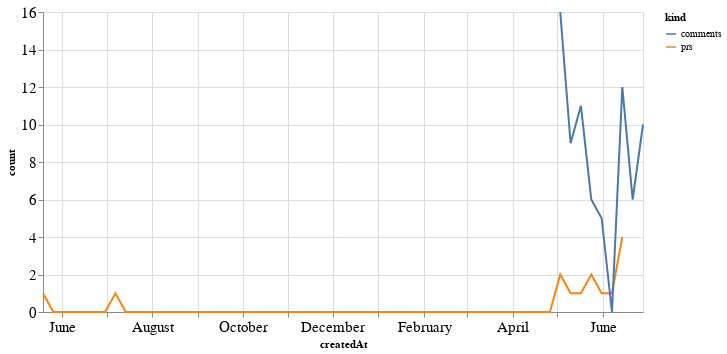

The notebook cell this image was saved under:
### Code cell
alt.Chart(total_time, width=600).mark_line().encode(
    x='createdAt',
    y='count',
    color='kind'
)

### Figure 1 — Vega-Lite specification as saved in the notebook (floating-point values rounded to 4 significant figures)
{"config": {"axisLeft": {"labelFontSize": 15}, "axisBottom": {"labelFontSize": 15}}, "data": {"name": "data-a2393e6bd24a76207de5bfd55d955cac"}, "mark": "line", "encoding": {"color": {"type": "nominal", "field": "kind"}, "x": {"type": "temporal", "field": "createdAt"}, "y": {"type": "quantitative", "field": "count"}}, "width": 600, "$schema": "https://vega.github.io/schema/vega-lite/v4.8.1.json", "datasets": {"data-a2393e6bd24a76207de5bfd55d955cac": [{"createdAt": "2019-05-19T00:00:00", "kind": "prs", "count": 1.0}, {"createdAt": "2019-05-26T00:00:00", "kind": "prs", "count": 0.0}, {"createdAt": "2019-06-02T00:00:00", "kind": "prs", "count": 0.0}, {"createdAt": "2019-06-09T00:00:00", "kind": "prs", "count": 0.0}, {"createdAt": "2019-06-16T00:00:00", "kind": "prs", "count": 0.0}, {"createdAt": "2019-06-23T00:00:00", "kind": "prs", "count": 0.0}, {"createdAt": "2019-06-30T00:00:00", "kind": "prs", "count": 0.0}, {"createdAt": "2019-07-07T00:00:00", "kind": "prs", "count": 1.0}, {"createdAt": "2019-07-14T00:00:00", "kind": "prs", "count": 0.0}, {"createdAt": "2019-07-21T00:00:00", "kind": "prs", "count": 0.0}, {"createdAt": "2019-07-28T00:00:00", "kind": "prs", "count": 0.0}, {"createdAt": "2019-08-04T00:00:00", "kind": "prs", "count": 0.0}, {"createdAt": "2019-08-11T00:00:00", "kind": "prs", "count": 0.0}, {"createdAt": "2019-08-18T00:00:00", "kind": "prs", "count": 0.0}, {"createdAt": "2019-08-25T00:00:00", "kind": "prs", "count": 0.0}, {"createdAt": "2019-09-01T00:00:00", "kind": "prs", "count": 0.0}, {"createdAt": "2019-09-08T00:00:00", "kind": "prs", "count": 0.0}, {"createdAt": "2019-09-15T00:00:00", "kind": "prs", "count": 0.0}, {"createdAt": "2019-09-22T00:00:00", "kind": "prs", "count": 0.0}, {"createdAt": "2019-09-29T00:00:00", "kind": "prs", "count": 0.0}, {"createdAt": "2019-10-06T00:00:00", "kind": "prs", "count": 0.0}, {"createdAt": "2019-10-13T00:00:00", "kind": "prs", "count": 0.0}, {"createdAt": "2019-10-20T00:00:00", "kind": "prs", "count": 0.0}, {"createdAt": "2019-10-27T00:00:00", "kind": "prs", "count": 0.0}, {"createdAt": "2019-11-03T00:00:00", "kind": "prs", "count": 0.0}, {"createdAt": "2019-11-10T00:00:00", "kind": "prs", "count": 0.0}, {"createdAt": "2019-11-17T00:00:00", "kind": "prs", "count": 0.0}, {"createdAt": "2019-11-24T00:00:00", "kind": "prs", "count": 0.0}, {"createdAt": "2019-12-01T00:00:00", "kind": "prs", "count": 0.0}, {"createdAt": "2019-12-08T00:00:00", "kind": "prs", "count": 0.0}, {"createdAt": "2019-12-15T00:00:00", "kind": "prs", "count": 0.0}, {"createdAt": "2019-12-22T00:00:00", "kind": "prs", "count": 0.0}, {"createdAt": "2019-12-29T00:00:00", "kind": "prs", "count": 0.0}, {"createdAt": "2020-01-05T00:00:00", "kind": "prs", "count": 0.0}, {"createdAt": "2020-01-12T00:00:00", "kind": "prs", "count": 0.0}, {"createdAt": "2020-01-19T00:00:00", "kind": "prs", "count": 0.0}, {"createdAt": "2020-01-26T00:00:00", "kind": "prs", "count": 0.0}, {"createdAt": "2020-02-02T00:00:00", "kind": "prs", "count": 0.0}, {"createdAt": "2020-02-09T00:00:00", "kind": "prs", "count": 0.0}, {"createdAt": "2020-02-16T00:00:00", "kind": "prs", "count": 0.0}, {"createdAt": "2020-02-23T00:00:00", "kind": "prs", "count": 0.0}, {"createdAt": "2020-03-01T00:00:00", "kind": "prs", "count": 0.0}, {"createdAt": "2020-03-08T00:00:00", "kind": "prs", "count": 0.0}, {"createdAt": "2020-03-15T00:00:00", "kind": "prs", "count": 0.0}, {"createdAt": "2020-03-22T00:00:00", "kind": "prs", "count": 0.0}, {"createdAt": "2020-03-29T00:00:00", "kind": "prs", "count": 0.0}, {"createdAt": "2020-04-05T00:00:00", "kind": "prs", "count": 0.0}, {"createdAt": "2020-04-12T00:00:00", "kind": "prs", "count": 0.0}, {"createdAt": "2020-04-19T00:00:00", "kind": "prs", "count": 0.0}, {"createdAt": "2020-04-26T00:00:00", "kind": "prs", "count": 0.0}, {"createdAt": "2020-05-03T00:00:00", "kind": "prs", "count": 2.0}, {"createdAt": "2020-05-10T00:00:00", "kind": "prs", "count": 1.0}, {"createdAt": "2020-05-17T00:00:00", "kind": "prs", "count": 1.0}, {"createdAt": "2020-05-24T00:00:00", "kind": "prs", "count": 2.0}, {"createdAt": "2020-05-31T00:00:00", "kind": "prs", "count": 1.0}, {"createdAt": "2020-06-07T00:00:00", "kind": "prs", "count": 1.0}, {"createdAt": "2020-06-14T00:00:00", "kind": "prs", "count": 4.0}, {"createdAt": "2020-06-21T00:00:00", "kind": "prs", "count": null}, {"createdAt": "2020-06-28T00:00:00", "kind": "prs", "count": null}, {"createdAt": "2019-05-19T00:00:00", "kind": "comments", "count": null}, {"createdAt": "2019-05-26T00:00:00", "kind": "comments", "count": null}, {"createdAt": "2019-06-02T00:00:00", "kind": "comments", "count": null}, {"createdAt": "2019-06-09T00:00:00", "kind": "comments", "count": null}, {"createdAt": "2019-06-16T00:00:00", "kind": "comments", "count": null}, {"createdAt": "2019-06-23T00:00:00", "kind": "comments", "count": null}, {"createdAt": "2019-06-30T00:00:00", "kind": "comments", "count": null}, {"createdAt": "2019-07-07T00:00:00", "kind": "comments", "count": null}, {"createdAt": "2019-07-14T00:00:00", "kind": "comments", "count": null}, {"createdAt": "2019-07-21T00:00:00", "kind": "comments", "count": null}, {"createdAt": "2019-07-28T00:00:00", "kind": "comments", "count": null}, {"createdAt": "2019-08-04T00:00:00", "kind": "comments", "count": null}, {"createdAt": "2019-08-11T00:00:00", "kind": "comments", "count": null}, {"createdAt": "2019-08-18T00:00:00", "kind": "comments", "count": null}, {"createdAt": "2019-08-25T00:00:00", "kind": "comments", "count": null}, {"createdAt": "2019-09-01T00:00:00", "kind": "comments", "count": null}, {"createdAt": "2019-09-08T00:00:00", "kind": "comments", "count": null}, {"createdAt": "2019-09-15T00:00:00", "kind": "comments", "count": null}, {"createdAt": "2019-09-22T00:00:00", "kind": "comments", "count": null}, {"createdAt": "2019-09-29T00:00:00", "kind": "comments", "count": null}, {"createdAt": "2019-10-06T00:00:00", "kind": "comments", "count": null}, {"createdAt": "2019-10-13T00:00:00", "kind": "comments", "count": null}, {"createdAt": "2019-10-20T00:00:00", "kind": "comments", "count": null}, {"createdAt": "2019-10-27T00:00:00", "kind": "comments", "count": null}, {"createdAt": "2019-11-03T00:00:00", "kind": "comments", "count": null}, {"createdAt": "2019-11-10T00:00:00", "kind": "comments", "count": null}, {"createdAt": "2019-11-17T00:00:00", "kind": "comments", "count": null}, {"createdAt": "2019-11-24T00:00:00", "kind": "comments", "count": null}, {"createdAt": "2019-12-01T00:00:00", "kind": "comments", "count": null}, {"createdAt": "2019-12-08T00:00:00", "kind": "comments", "count": null}, {"createdAt": "2019-12-15T00:00:00", "kind": "comments", "count": null}, {"createdAt": "2019-12-22T00:00:00", "kind": "comments", "count": null}, {"createdAt": "2019-12-29T00:00:00", "kind": "comments", "count": null}, {"createdAt": "2020-01-05T00:00:00", "kind": "comments", "count": null}, {"createdAt": "2020-01-12T00:00:00", "kind": "comments", "count": null}, {"createdAt": "2020-01-19T00:00:00", "kind": "comments", "count": null}, {"createdAt": "2020-01-26T00:00:00", "kind": "comments", "count": null}, {"createdAt": "2020-02-02T00:00:00", "kind": "comments", "count": null}, {"createdAt": "2020-02-09T00:00:00", "kind": "comments", "count": null}, {"createdAt": "2020-02-16T00:00:00", "kind": "comments", "count": null}, {"createdAt": "2020-02-23T00:00:00", "kind": "comments", "count": null}, {"createdAt": "2020-03-01T00:00:00", "kind": "comments", "count": null}, {"createdAt": "2020-03-08T00:00:00", "kind": "comments", "count": null}, {"createdAt": "2020-03-15T00:00:00", "kind": "comments", "count": null}, {"createdAt": "2020-03-22T00:00:00", "kind": "comments", "count": null}, {"createdAt": "2020-03-29T00:00:00", "kind": "comments", "count": null}, {"createdAt": "2020-04-05T00:00:00", "kind": "comments", "count": null}, {"createdAt": "2020-04-12T00:00:00", "kind": "comments", "count": null}, {"createdAt": "2020-04-19T00:00:00", "kind": "comments", "count": null}, {"createdAt": "2020-04-26T00:00:00", "kind": "comments", "count": null}, {"createdAt": "2020-05-03T00:00:00", "kind": "comments", "count": 16.0}, {"createdAt": "2020-05-10T00:00:00", "kind": "comments", "count": 9.0}, {"createdAt": "2020-05-17T00:00:00", "kind": "comments", "count": 11.0}, {"createdAt": "2020-05-24T00:00:00", "kind": "comments", "count": 6.0}, {"createdAt": "2020-05-31T00:00:00", "kind": "comments", "count": 5.0}, {"createdAt": "2020-06-07T00:00:00", "kind": "comments", "count": 0.0}, {"createdAt": "2020-06-14T00:00:00", "kind": "comments", "count": 12.0}, {"createdAt": "2020-06-21T00:00:00", "kind": "comments", "count": 6.0}, {"createdAt": "2020-06-28T00:00:00", "kind": "comments", "count": 10.0}]}}
